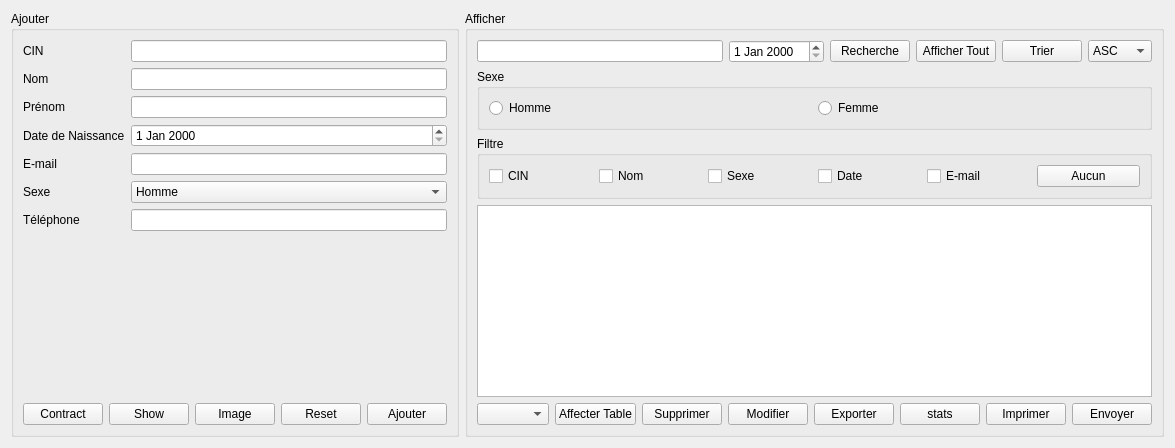
                    <widget class="QWidget" name="tab">
                     <attribute name="title">
                      <string>Invités</string>
                     </attribute>
                     <layout class="QHBoxLayout" name="horizontalLayout_10">
                      <item>
                       <layout class="QHBoxLayout" name="horizontalLayout_12">
                        <item>
                         <widget class="QGroupBox" name="groupBox_ajouter_invites">
                          <property name="title">
                           <string>Ajouter</string>
                          </property>
                          <layout class="QVBoxLayout" name="verticalLayout_8">
                           <item>
                            <layout class="QVBoxLayout" name="verticalLayout_7">
                             <item>
                              <layout class="QFormLayout" name="formLayout_3">
                               <item row="0" column="0">
                                <widget class="QLabel" name="cINLabel">
                                 <property name="text">
                                  <string>CIN</string>
                                 </property>
                                </widget>
                               </item>
                               <item row="0" column="1">
                                <widget class="QLineEdit" name="cINLineEdit_invite"/>
                               </item>
                               <item row="1" column="0">
                                <widget class="QLabel" name="prNomLabel">
                                 <property name="text">
                                  <string>Nom</string>
                                 </property>
                                </widget>
                               </item>
                               <item row="1" column="1">
                                <widget class="QLineEdit" name="nomLineEdit_invite"/>
                               </item>
                               <item row="2" column="0">
                                <widget class="QLabel" name="prNomLabel_2">
                                 <property name="text">
                                  <string>Prénom</string>
                                 </property>
                                </widget>
                               </item>
                               <item row="2" column="1">
                                <widget class="QLineEdit" name="prNomLineEdit_invite"/>
                               </item>
                               <item row="3" column="0">
                                <widget class="QLabel" name="dateDeNaissanceLabel">
                                 <property name="text">
                                  <string>Date de Naissance</string>
                                 </property>
                                </widget>
                               </item>
                               <item row="3" column="1">
                                <widget class="QDateEdit" name="dateDeNaissanceDateEdit_invite"/>
                               </item>
                               <item row="4" column="0">
                                <widget class="QLabel" name="eMailLabel">
                                 <property name="text">
                                  <string>E-mail</string>
                                 </property>
                                </widget>
                               </item>
                               <item row="4" column="1">
                                <widget class="QLineEdit" name="eMailLineEdit_invite"/>
                               </item>
                               <item row="5" column="0">
                                <widget class="QLabel" name="sexeLabel">
                                 <property name="text">
                                  <string>Sexe</string>
                                 </property>
                                </widget>
                               </item>
                               <item row="5" column="1">
                                <widget class="QComboBox" name="sexeComboBox">
                                 <item>
                                  <property name="text">
                                   <string>Homme</string>
                                  </property>
                                 </item>
                                 <item>
                                  <property name="text">
                                   <string>Femme</string>
                                  </property>
                                 </item>
                                </widget>
                               </item>
                               <item row="6" column="0">
                                <widget class="QLabel" name="tLPhoneLabel">
                                 <property name="text">
                                  <string>Téléphone</string>
                                 </property>
                                </widget>
                               </item>
                               <item row="6" column="1">
                                <widget class="QLineEdit" name="tLPhoneLineEdit_invite"/>
                               </item>
                              </layout>
                             </item>
                             <item>
                              <layout class="QHBoxLayout" name="horizontalLayout_13">
                               <item>
                                <widget class="QPushButton" name="contract_invite">
                                 <property name="text">
                                  <string>Contract</string>
                                 </property>
                                </widget>
                               </item>
                               <item>
                                <widget class="QPushButton" name="show">
                                 <property name="text">
                                  <string>Show</string>
                                 </property>
                                </widget>
                               </item>
                               <item>
                                <widget class="QPushButton" name="image">
                                 <property name="text">
                                  <string>Image</string>
                                 </property>
                                </widget>
                               </item>
                               <item>
                                <widget class="QPushButton" name="reset_invite">
                                 <property name="text">
                                  <string>Reset</string>
                                 </property>
                                </widget>
                               </item>
                               <item>
                                <widget class="QPushButton" name="ajouter_invite">
                                 <property name="text">
                                  <string>Ajouter</string>
                                 </property>
                                </widget>
                               </item>
                              </layout>
                             </item>
                            </layout>
                           </item>
                          </layout>
                         </widget>
                        </item>
                        <item>
                         <widget class="QGroupBox" name="groupBox_afficher_invites">
                          <property name="title">
                           <string>Afficher</string>
                          </property>
                          <layout class="QVBoxLayout" name="verticalLayout_10">
                           <item>
                            <layout class="QVBoxLayout" name="verticalLayout_9">
                             <item>
                              <layout class="QHBoxLayout" name="horizontalLayout_14">
                               <item>
                                <widget class="QLineEdit" name="lineEdit_recherche_invite"/>
                               </item>
                               <item>
                                <widget class="QDateEdit" name="date_recherche_invite"/>
                               </item>
                               <item>
                                <widget class="QPushButton" name="recherche_invite">
                                 <property name="text">
                                  <string>Recherche</string>
                                 </property>
                                </widget>
                               </item>
                               <item>
                                <widget class="QPushButton" name="afficher_tout_invite">
                                 <property name="text">
                                  <string>Afficher Tout</string>
                                 </property>
                                </widget>
                               </item>
                               <item>
                                <widget class="QPushButton" name="trier_invite">
                                 <property name="text">
                                  <string>Trier</string>
                                 </property>
                                </widget>
                               </item>
                               <item>
                                <widget class="QComboBox" name="ordre_invite">
                                 <item>
                                  <property name="text">
                                   <string>ASC</string>
                                  </property>
                                 </item>
                                 <item>
                                  <property name="text">
                                   <string>DESC</string>
                                  </property>
                                 </item>
                                </widget>
                               </item>
                              </layout>
                             </item>
                             <item>
                              <layout class="QHBoxLayout" name="horizontalLayout_16">
                               <item>
                                <widget class="QGroupBox" name="groupBox_4">
                                 <property name="title">
                                  <string>Sexe</string>
                                 </property>
                                 <layout class="QHBoxLayout" name="horizontalLayout_21">
                                  <item>
                                   <layout class="QHBoxLayout" name="horizontalLayout_20">
                                    <item>
                                     <widget class="QRadioButton" name="radio_button_homme">
                                      <property name="text">
                                       <string>Homme</string>
                                      </property>
                                     </widget>
                                    </item>
                                    <item>
                                     <widget class="QRadioButton" name="radio_button_femme">
                                      <property name="text">
                                       <string>Femme</string>
                                      </property>
                                     </widget>
                                    </item>
                                   </layout>
                                  </item>
                                 </layout>
                                </widget>
                               </item>
                              </layout>
                             </item>
                             <item>
                              <layout class="QHBoxLayout" name="horizontalLayout_19">
                               <item>
                                <widget class="QGroupBox" name="groupBox_5">
                                 <property name="title">
                                  <string>Filtre</string>
                                 </property>
                                 <layout class="QHBoxLayout" name="horizontalLayout_23">
                                  <item>
                                   <layout class="QHBoxLayout" name="horizontalLayout_22">
                                    <item>
                                     <widget class="QCheckBox" name="checkBox_cin_invite">
                                      <property name="text">
                                       <string>CIN</string>
                                      </property>
                                     </widget>
                                    </item>
                                    <item>
                                     <widget class="QCheckBox" name="checkBox_nom_invite">
                                      <property name="text">
                                       <string>Nom</string>
                                      </property>
                                     </widget>
                                    </item>
                                    <item>
                                     <widget class="QCheckBox" name="checkBox_sexe_invite">
                                      <property name="text">
                                       <string>Sexe</string>
                                      </property>
                                     </widget>
                                    </item>
                                    <item>
                                     <widget class="QCheckBox" name="checkBox_date_invite">
                                      <property name="text">
                                       <string>Date</string>
                                      </property>
                                     </widget>
                                    </item>
                                    <item>
                                     <widget class="QCheckBox" name="checkBox_mail_invite">
                                      <property name="text">
                                       <string>E-mail</string>
                                      </property>
                                     </widget>
                                    </item>
                                    <item>
                                     <widget class="QPushButton" name="aucun_invite">
                                      <property name="text">
                                       <string>Aucun</string>
                                      </property>
                                     </widget>
                                    </item>
                                   </layout>
                                  </item>
                                 </layout>
                                </widget>
                               </item>
                              </layout>
                             </item>
                             <item>
                              <layout class="QHBoxLayout" name="horizontalLayout_17">
                               <item>
                                <widget class="QTableView" name="tableView_invite"/>
                               </item>
                              </layout>
                             </item>
                             <item>
                              <layout class="QHBoxLayout" name="horizontalLayout_18">
                               <item>
                                <widget class="QComboBox" name="comboBox_tables"/>
                               </item>
                               <item>
                                <widget class="QPushButton" name="affecter_table">
                                 <property name="text">
                                  <string>Affecter Table</string>
                                 </property>
                                </widget>
                               </item>
                               <item>
                                <widget class="QPushButton" name="supprimer_invite">
                                 <property name="text">
                                  <string>Supprimer</string>
                                 </property>
                                </widget>
                               </item>
                               <item>
                                <widget class="QPushButton" name="modifier_invite">
                                 <property name="text">
                                  <string>Modifier</string>
                                 </property>
                                 <property name="checkable">
                                  <bool>true</bool>
                                 </property>
                                </widget>
                               </item>
                               <item>
                                <widget class="QPushButton" name="exporter_invite">
                                 <property name="text">
                                  <string>Exporter</string>
                                 </property>
                                </widget>
                               </item>
                               <item>
                                <widget class="QPushButton" name="stats_invite">
                                 <property name="text">
                                  <string>stats</string>
                                 </property>
                                </widget>
                               </item>
                               <item>
                                <widget class="QPushButton" name="imprimer_invite">
                                 <property name="text">
                                  <string>Imprimer</string>
                                 </property>
                                </widget>
                               </item>
                               <item>
                                <widget class="QPushButton" name="envoyer_invite">
                                 <property name="text">
                                  <string>Envoyer</string>
                                 </property>
                                </widget>
                               </item>
                              </layout>
                             </item>
                            </layout>
                           </item>
                          </layout>
                         </widget>
                        </item>
                       </layout>
                      </item>
                     </layout>
                    </widget>
